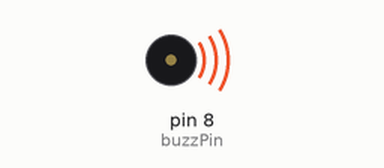
This sketch was run on a simulated Arduino Uno, built with avr-gcc and run on an emulated ATmega328P. Shown: buzzer (waves = sounding).

Above: at 0.1 s.
Timing chart, 0 to 1.6 s (numbered marks = the images above):
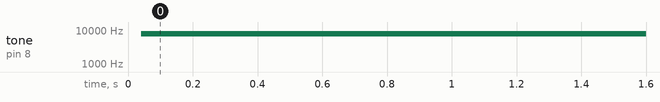

The sketch:

PassiveBuzzers.ino
```cpp
int buzzPin = 8;
int buzzTime = 50;
int buzzTime2 = 60;

void setup() {
  // put your setup code here, to run once:
pinMode(buzzPin, OUTPUT);
}

void loop() {
  // put your main code here, to run repeatedly:
digitalWrite(buzzPin, HIGH);
delayMicroseconds(buzzTime2);
digitalWrite(buzzPin, LOW);
delayMicroseconds(buzzTime2);
}
```

Measured:
- by itself, tone on pin 8 (buzzPin): silent → 7737 Hz at 0.04 s
